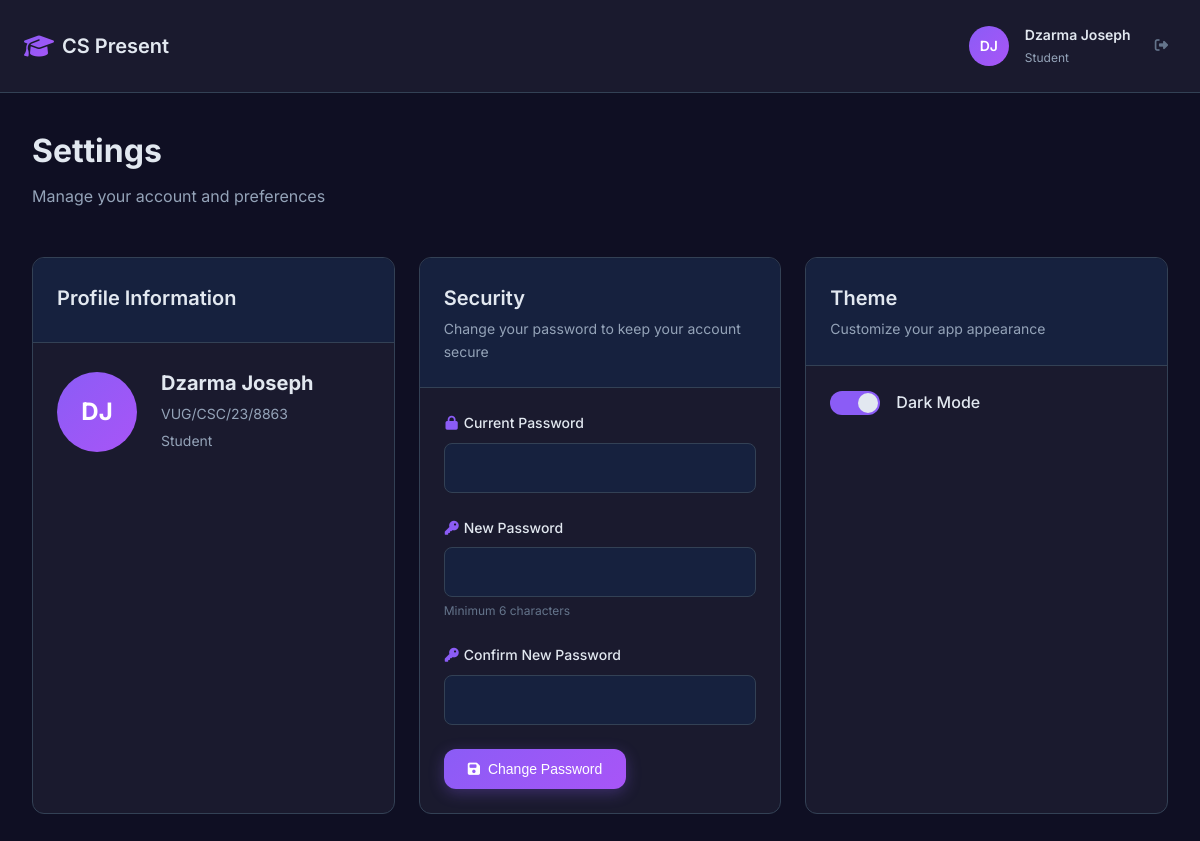
Screenshot of /settings (signed in) with the database file from the repository.
### models.py (models this page shows, shortened)
class User(db.Model):
    id = db.Column(db.Integer, primary_key=True)
    full_name = db.Column(db.String(100), nullable=False)
    matric_number = db.Column(db.String(20), unique=True, nullable=False)
    password = db.Column(db.String(255), nullable=False)
    role = db.Column(db.String(20), nullable=False, default='student')  # 'student' or 'admin'
    profile_picture = db.Column(db.String(255), default='default-avatar.png')
    created_at = db.Column(db.DateTime, default=datetime.utcnow)
    enrollments = db.relationship('Enrollment', backref='user', lazy=True, cascade='all, delete-orphan')
    attendance_records = db.relationship('AttendanceRecord', backref='user', lazy=True, cascade='all, delete-orphan')
    announcements = db.relationship('Announcement', backref='author', lazy=True)
    notification_reads = db.relationship('AnnouncementRead', backref='user', lazy=True, cascade='all, delete-orphan')

### app.py (the view)
@app.route("/settings")
@login_required
def settings():
    user = User.query.get(session["user_id"])
    return render_template("student/settings.html", user=user)

### app.py (called while the page is built)
def login_required(f):
    @wraps(f)
    def decorated_function(*args, **kwargs):
        if "user_id" not in session:
            return redirect(url_for("login"))
        return f(*args, **kwargs)
    return decorated_function

### templates/student/settings.html (shortened to what this page needs)
{% extends "base.html" %}
{% block content %}
<div class="app-layout">
    <div class="app-header">
        <div class="header-content">
            <div class="header-left">
                <a href="{{ url_for('dashboard') }}" class="header-logo">
                    <i class="fas fa-graduation-cap"></i>
                    <span>CS Present</span>
                </a>
            </div>
            <div class="header-user">
                <div class="user-avatar">
                    {{ user.full_name.split()[0][0] }}{{ user.full_name.split()[1][0] if user.full_name.split()|length > 1 else '' }}
                </div>
                <div class="user-info">
                    <h3>{{ user.full_name }}</h3>
                    <p>Student</p>
                </div>
                <button class="logout-btn" onclick="window.location.href='{{ url_for('logout') }}'">
                    <i class="fas fa-sign-out-alt"></i>
                </button>
            </div>
        </div>
    </div>
    <div class="main-content">
        <div class="page-header">
            <h1 class="page-title">Settings</h1>
            <p class="page-subtitle">Manage your account and preferences</p>
        </div>
        <div class="settings-grid">
            <div class="card">
                <div class="card-header">
                    <h3 class="card-title">Profile Information</h3>
                </div>
                <div class="card-body">
                    <div class="profile-info">
                        <div class="profile-avatar">
                            {{ user.full_name.split()[0][0] }}{{ user.full_name.split()[1][0] if user.full_name.split()|length > 1 else '' }}
                        </div>
                        <div class="profile-details">
                            <h3>{{ user.full_name }}</h3>
                            <p>{{ user.matric_number }}</p>
                            <p>Student</p>
                        </div>
                    </div>
                </div>
            </div>
            <div class="card">
                <div class="card-header">
                    <h3 class="card-title">Security</h3>
                    <p class="card-subtitle">Change your password to keep your account secure</p>
                </div>
                <div class="card-body">
                    <form id="change-password-form" onsubmit="handlePasswordChange(event)">
                        <div class="form-group">
                            <label for="current_password">
                                <i class="fas fa-lock"></i>
                                Current Password
                            </label>
                            <input type="password" id="current_password" name="current_password" required>
                        </div>
                        <div class="form-group">
                            <label for="new_password">
                                <i class="fas fa-key"></i>
                                New Password
                            </label>
                            <input type="password" id="new_password" name="new_password" required minlength="6">
                            <small class="form-hint">Minimum 6 characters</small>
                        </div>
                        <div class="form-group">
                            <label for="confirm_password">
                                <i class="fas fa-key"></i>
                                Confirm New Password
                            </label>
                            <input type="password" id="confirm_password" name="confirm_password" required minlength="6">
                        </div>
                        <button type="submit" class="btn btn-primary">
                            <i class="fas fa-save"></i>
                            Change Password
                        </button>
                    </form>
                </div>
            </div>
            <div class="card">
                <div class="card-header">
                    <h3 class="card-title">Theme</h3>
                    <p class="card-subtitle">Customize your app appearance</p>
                </div>
                <div class="card-body">
                    <div class="theme-toggle">
                        <label class="toggle-label">
                            <span class="toggle-slider"></span>
                            Dark Mode
                        </label>
                    </div>
                </div>
            </div>
        </div>
    </div>
</div>
{% endblock %}

### templates/student/settings.html (style rules this page uses)
.settings-grid { display: grid; grid-template-columns: repeat(auto-fit, minmax(300px, 1fr)); gap: var(--spacing-lg); }
.profile-info { display: flex; align-items: center; gap: var(--spacing-lg); }
.profile-avatar { width: 80px; height: 80px; border-radius: 50%; background: var(--accent-gradient); display: flex; align-items: center; justify-content: center; color: white; font-weight: 700; font-size: 1.5rem; }
.profile-details h3 { font-size: 1.25rem; color: var(--text-primary); margin-bottom: var(--spacing-xs); }
.profile-details p { color: var(--text-secondary); font-size: 0.875rem; margin-bottom: var(--spacing-xs); }
.theme-toggle { display: flex; align-items: center; }
.toggle-label { display: flex; align-items: center; gap: var(--spacing-md); cursor: pointer; color: var(--text-primary); font-weight: 500; }
.toggle-slider { width: 50px; height: 24px; background: var(--border-color); border-radius: 12px; position: relative; transition: all 0.3s ease; }
.toggle-slider:before { content: ''; position: absolute; width: 20px; height: 20px; border-radius: 50%; background: var(--text-primary); top: 2px; left: 2px; transition: all 0.3s ease; }
.toggle-label input:checked + .toggle-slider { background: var(--accent-primary); }
.toggle-label input:checked + .toggle-slider:before { transform: translateX(26px); }
.form-group { margin-bottom: var(--spacing-lg); }
.form-group label { display: flex; align-items: center; gap: var(--spacing-xs); font-weight: 500; color: var(--text-primary); margin-bottom: var(--spacing-sm); font-size: 0.875rem; }
.form-group label i { color: var(--accent-primary); width: 16px; text-align: center; }
.form-group input { width: 100%; padding: var(--spacing-md); background: var(--bg-tertiary); border: 1px solid var(--border-color); border-radius: var(--radius-md); color: var(--text-primary); font-size: 0.875rem; transition: all 0.2s ease; }
.form-hint { color: var(--text-muted); font-size: 0.75rem; margin-top: var(--spacing-xs); display: block; }
.card-subtitle { color: var(--text-secondary); font-size: 0.875rem; font-weight: normal; margin-top: var(--spacing-xs); }

### rows the page displays
User: full_name "D", full_name.split|length "J", full_name "Dzarma Joseph", matric_number "VUG/CSC/23/8863"
